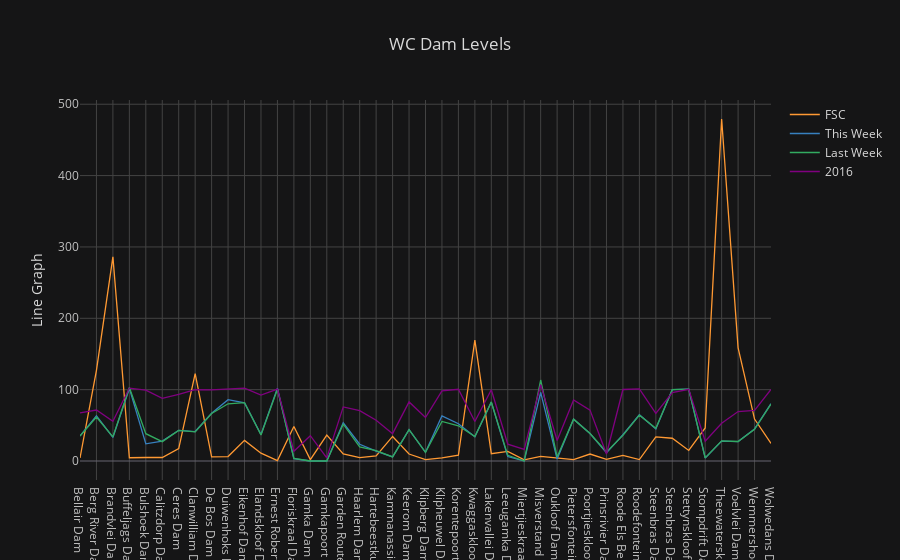

The notebook cell this image was saved under:
### Code cell
df.iplot(
         kind='scatter', 
         filename='cf-simple-line',
         yTitle = 'Line Graph',
         title = 'WC Dam Levels',
         theme = 'solar'
        )

### Figure 1 — Plotly figure (JSON) as saved in the notebook; plotly's stock layout.template omitted (floating-point values rounded to 4 significant figures)
{"data": [{"line": {"color": "rgba(255, 153, 51, 1.0)", "dash": "solid", "width": 1.3}, "mode": "lines", "name": "FSC", "text": "", "type": "scatter", "x": ["Bellair Dam", "Berg River Dam", "Brandvlei Dam", "Buffeljags Dam", "Bulshoek Dam", "Calitzdorp Dam", "Ceres Dam", "Clanwilliam Dam", "De Bos Dam", "Duiwenhoks Dam", "Eikenhof Dam", "Elandskloof Dam", "Ernest Robertson Dam", "Floriskraal Dam", "Gamka Dam", "Gamkapoort Dam", "Garden Route Dam", "Haarlem Dam", "Hartebeestkuil Dam", "Kammanassie Dam", "Keerom Dam", "Klipberg Dam", "Klipheuwel Dam", "Korentepoort Dam", "Kwaggaskloof Dam", "Lakenvallei Dam", "Leeugamka Dam", "Miertjieskraal Dam", "Misverstand Dam", "Oukloof Dam", "Pietersfontein Dam", "Poortjieskloof Dam", "Prinsrivier Dam", "Roode Els Berg Dam", "Roodefontein Dam", "Steenbras Dam-Lower", "Steenbras Dam-Upper", "Stettynskloof Dam", "Stompdrift Dam", "Theewaterskloof Dam", "Voelvlei Dam", "Wemmershoek Dam", "Wolwedans Dam"], "y": ["4.3", "127.1", "286.1", "4.6", "4.9", "4.9", "17.3", "122.5", "5.8", "6.2", "28.9", "11.0", "0.5", "48.3", "1.9", "36.3", "10.0", "4.7", "7.2", "34.4", "9.8", "2.0", "4.5", "8.1", "169.5", "10.3", "13.6", "1.5", "6.5", "4.2", "2.0", "9.8", "2.3", "7.8", "2.0", "33.9", "31.9", "14.8", "46.3", "479.3", "158.6", "58.8", "24.7"]}, {"line": {"color": "rgba(55, 128, 191, 1.0)", "dash": "solid", "width": 1.3}, "mode": "lines", "name": "This Week", "text": "", "type": "scatter", "x": ["Bellair Dam", "Berg River Dam", "Brandvlei Dam", "Buffeljags Dam", "Bulshoek Dam", "Calitzdorp Dam", "Ceres Dam", "Clanwilliam Dam", "De Bos Dam", "Duiwenhoks Dam", "Eikenhof Dam", "Elandskloof Dam", "Ernest Robertson Dam", "Floriskraal Dam", "Gamka Dam", "Gamkapoort Dam", "Garden Route Dam", "Haarlem Dam", "Hartebeestkuil Dam", "Kammanassie Dam", "Keerom Dam", "Klipberg Dam", "Klipheuwel Dam", "Korentepoort Dam", "Kwaggaskloof Dam", "Lakenvallei Dam", "Leeugamka Dam", "Miertjieskraal Dam", "Misverstand Dam", "Oukloof Dam", "Pietersfontein Dam", "Poortjieskloof Dam", "Prinsrivier Dam", "Roode Els Berg Dam", "Roodefontein Dam", "Steenbras Dam-Lower", "Steenbras Dam-Upper", "Stettynskloof Dam", "Stompdrift Dam", "Theewaterskloof Dam", "Voelvlei Dam", "Wemmershoek Dam", "Wolwedans Dam"], "y": ["35.1", "63.2", "33.0", "101.7", "24.1", "28.0", "43.0", "41.3", "66.9", "85.9", "81.4", "37.1", "102.1", "3.4", "0.0", "0.0", "53.5", "23.5", "13.9", "5.7", "43.9", "12.2", "63.1", "52.2", "34.0", "82.5", "6.2", "0.0", "96.1", "2.8", "58.6", "38.5", "11.4", "36.8", "64.8", "44.8", "100.0", "100.8", "4.3", "27.9", "27.2", "44.9", "80.4"]}, {"line": {"color": "rgba(50, 171, 96, 1.0)", "dash": "solid", "width": 1.3}, "mode": "lines", "name": "Last Week", "text": "", "type": "scatter", "x": ["Bellair Dam", "Berg River Dam", "Brandvlei Dam", "Buffeljags Dam", "Bulshoek Dam", "Calitzdorp Dam", "Ceres Dam", "Clanwilliam Dam", "De Bos Dam", "Duiwenhoks Dam", "Eikenhof Dam", "Elandskloof Dam", "Ernest Robertson Dam", "Floriskraal Dam", "Gamka Dam", "Gamkapoort Dam", "Garden Route Dam", "Haarlem Dam", "Hartebeestkuil Dam", "Kammanassie Dam", "Keerom Dam", "Klipberg Dam", "Klipheuwel Dam", "Korentepoort Dam", "Kwaggaskloof Dam", "Lakenvallei Dam", "Leeugamka Dam", "Miertjieskraal Dam", "Misverstand Dam", "Oukloof Dam", "Pietersfontein Dam", "Poortjieskloof Dam", "Prinsrivier Dam", "Roode Els Berg Dam", "Roodefontein Dam", "Steenbras Dam-Lower", "Steenbras Dam-Upper", "Stettynskloof Dam", "Stompdrift Dam", "Theewaterskloof Dam", "Voelvlei Dam", "Wemmershoek Dam", "Wolwedans Dam"], "y": ["35.1", "61.7", "33.8", "103.1", "38.3", "27.1", "42.8", "40.8", "66.6", "80.2", "81.7", "36.4", "100.5", "3.5", "0.0", "0.0", "51.6", "19.9", "14.5", "5.8", "43.9", "12.2", "55.4", "49.3", "34.2", "82.6", "7.9", "0.0", "113.5", "5.6", "58.6", "38.6", "12.7", "35.9", "64.2", "45.9", "99.9", "100.8", "4.4", "28.2", "27.3", "44.4", "79.7"]}, {"line": {"color": "rgba(128, 0, 128, 1.0)", "dash": "solid", "width": 1.3}, "mode": "lines", "name": "2016", "text": "", "type": "scatter", "x": ["Bellair Dam", "Berg River Dam", "Brandvlei Dam", "Buffeljags Dam", "Bulshoek Dam", "Calitzdorp Dam", "Ceres Dam", "Clanwilliam Dam", "De Bos Dam", "Duiwenhoks Dam", "Eikenhof Dam", "Elandskloof Dam", "Ernest Robertson Dam", "Floriskraal Dam", "Gamka Dam", "Gamkapoort Dam", "Garden Route Dam", "Haarlem Dam", "Hartebeestkuil Dam", "Kammanassie Dam", "Keerom Dam", "Klipberg Dam", "Klipheuwel Dam", "Korentepoort Dam", "Kwaggaskloof Dam", "Lakenvallei Dam", "Leeugamka Dam", "Miertjieskraal Dam", "Misverstand Dam", "Oukloof Dam", "Pietersfontein Dam", "Poortjieskloof Dam", "Prinsrivier Dam", "Roode Els Berg Dam", "Roodefontein Dam", "Steenbras Dam-Lower", "Steenbras Dam-Upper", "Stettynskloof Dam", "Stompdrift Dam", "Theewaterskloof Dam", "Voelvlei Dam", "Wemmershoek Dam", "Wolwedans Dam"], "y": ["67.4", "71.4", "55.8", "102.2", "99.3", "87.7", "93.4", "99.9", "99.6", "100.5", "102.1", "92.3", "100.8", "13.7", "35.5", "4.4", "75.8", "70.5", "57.1", "38.3", "82.8", "60.9", "98.4", "100.5", "55.4", "99.9", "23.5", "16.2", "107.0", "28.7", "85.6", "71.3", "9.8", "100.2", "101.1", "66.7", "96.0", "100.5", "27.6", "52.8", "69.3", "70.8", "100.2"]}], "layout": {"legend": {"bgcolor": "#151516", "font": {"color": "#D9D9D9"}}, "paper_bgcolor": "#151516", "plot_bgcolor": "#151516", "title": "WC Dam Levels", "titlefont": {"color": "#D9D9D9"}, "xaxis1": {"gridcolor": "#434343", "showgrid": true, "tickfont": {"color": "#C2C2C2"}, "title": "", "titlefont": {"color": "#D9D9D9"}, "zerolinecolor": "#666570"}, "yaxis1": {"gridcolor": "#434343", "showgrid": true, "tickfont": {"color": "#C2C2C2"}, "title": "Line Graph", "titlefont": {"color": "#D9D9D9"}, "zerolinecolor": "#666570"}}}
